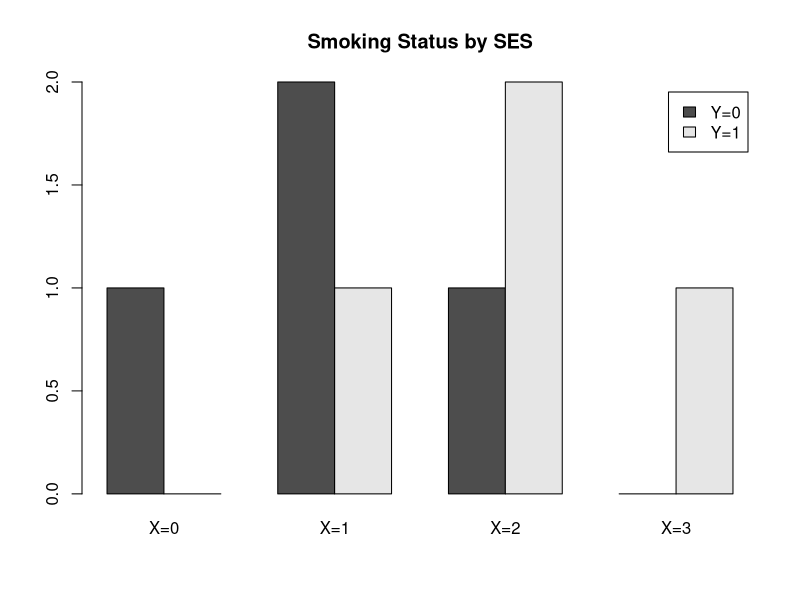
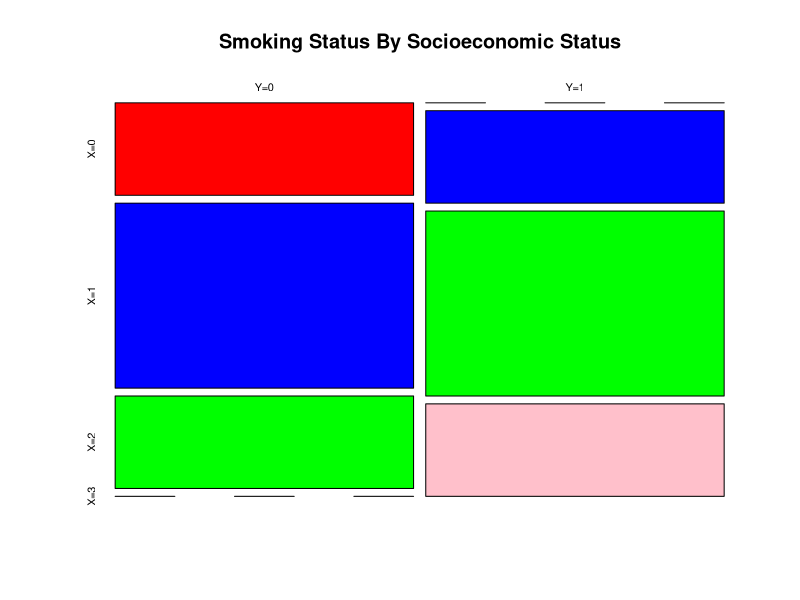
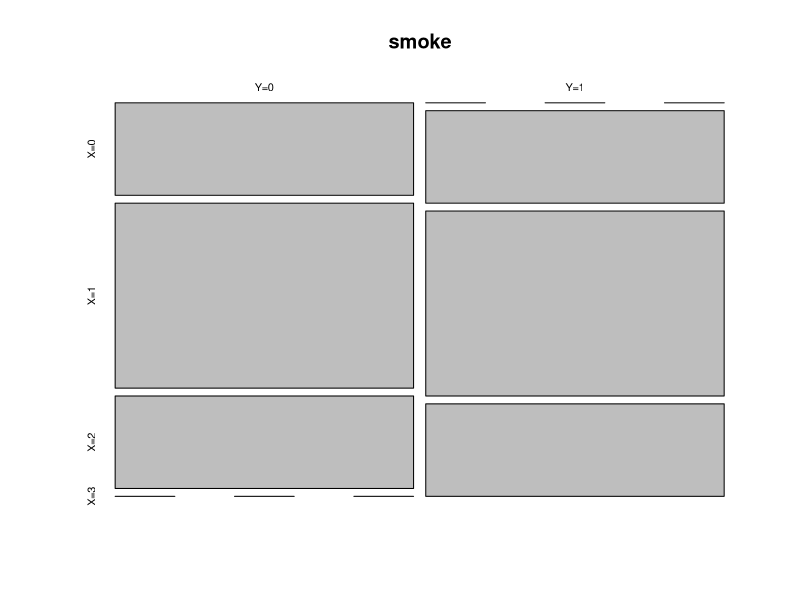
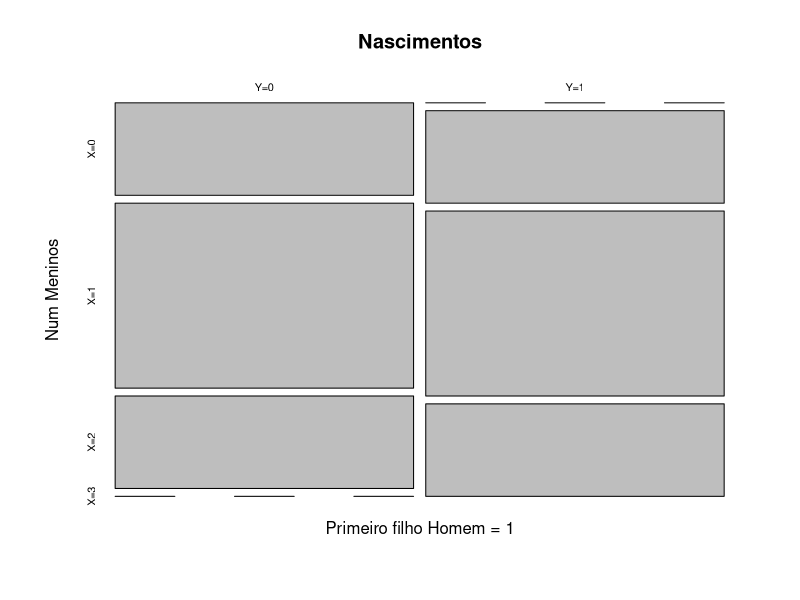
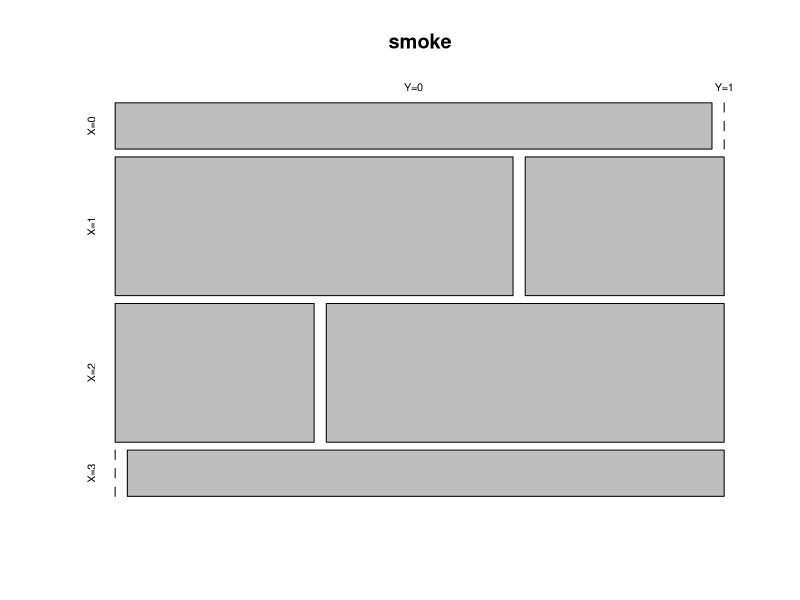
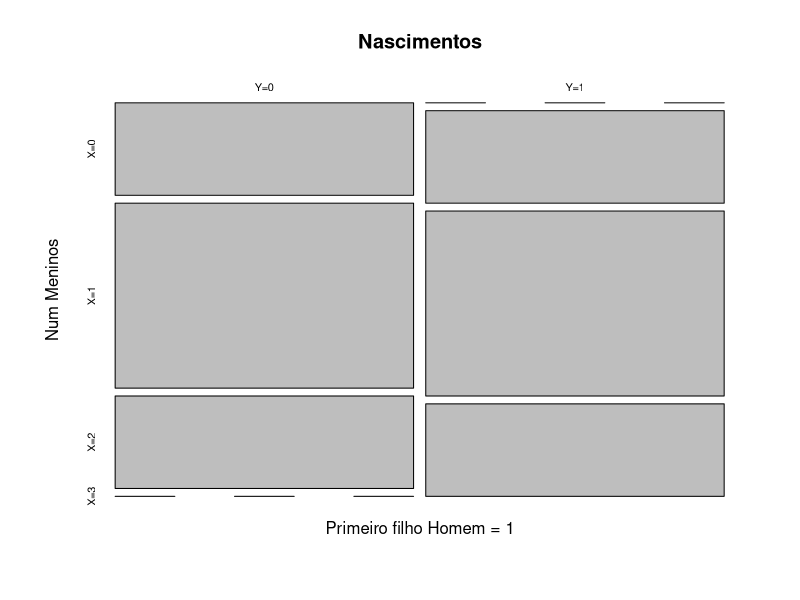
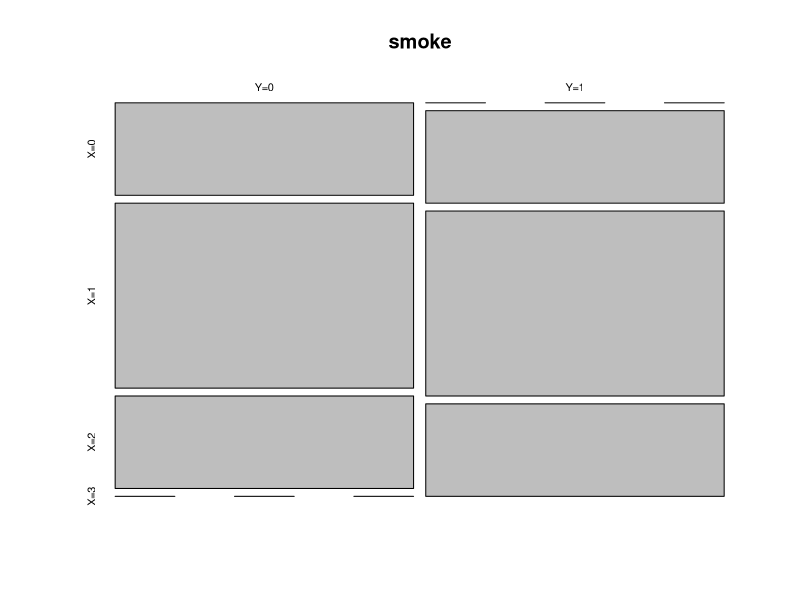

Recreate these plots in R, in order. (Note: this script raises an error after producing the figures.)
#Adaptado para o modelo da pagina 95 de Morettin, Luiz Gonzaga - Estatística Básica: probabilidade e 
#inferência| 2010 | página 65
smoke <- matrix(c(1, 2, 1, 0, 0, 1, 2, 1),ncol=4,byrow=TRUE)
smoke
colnames(smoke) <- c("X=0","X=1","X=2","X=3")
rownames(smoke) <- c("Y=0","Y=1")
smoke <- as.table(smoke)
smoke

barplot(smoke,legend=T,beside=T,main='Smoking Status by SES')
plot(smoke,main="Smoking Status By Socioeconomic Status", col=c("red", "blue", "green", "pink"))

margin.table(smoke)
margin.table(smoke,1)
margin.table(smoke,2)

smoke/margin.table(smoke)
margin.table(smoke,1)/margin.table(smoke)
margin.table(smoke,2)/margin.table(smoke)


prop.table(smoke)
prop.table(smoke,1)
prop.table(smoke,2)

summary(smoke)

expected <- as.array(margin.table(smoke,1)) %*% t(as.array(margin.table(smoke,2))) / margin.table(smoke)
expected


chi <- sum((expected - as.array(smoke))^2/expected)
chi


mosaicplot(smoke)
mosaicplot(smoke,main="Nascimentos",xlab="Primeiro filho Homem = 1",ylab="Num Meninos")
mosaicplot(smoke,sort=c(2,1))


mosaicplot(smoke,main="Nascimentos",xlab="Primeiro filho Homem = 1",ylab="Num Meninos")
mosaicplot(smoke,dir=c("v","h"))


# http://tinyheero.github.io/2016/03/20/basic-prob.html
library("ggplot2")
library("dplyr")
library("reshape2")
library("knitr")

x = c(0,1,1,1,2,2,2,3) 
y = c(0,0,0,1,0,1,1,1)
teste = cbind(x, y)
class(teste)
teste = as.data.frame(teste)
diamonds.color.cut.df <-
  teste %>%
  group_by(y, x) %>%
  summarize(n = n())

diamonds.color.cut.df %>%
  dcast(y ~ x, value.nar = "n") %>%
  kable(align = "l", format = "pandoc")

diamonds.color.cut.df %>%
  dcast(y ~ x, value.nar = "n") %>%
  kable(align = "l", format = "rst")

diamonds.color.cut.df %>%
  dcast(y ~ x, value.nar = "n") %>%
  kable(align = "l", format = "markdown")


diamonds.color.cut.prop.df <- 
  diamonds.color.cut.df %>%
  ungroup() %>%
  mutate(prop = n / sum(n))

diamonds.color.cut.prop.df %>%
  dcast(y ~ x, value.var = "prop") %>%
  kable(align = "l", format = "rst")



color.marginal.df <- 
  diamonds.color.cut.prop.df %>%
  group_by(color) %>%
  summarize(marginal = sum(prop))

cut.marginal.df <- 
  diamonds.color.cut.prop.df %>%
  group_by(x) %>%
  summarize(marginal = sum(prop))

diamonds.color.cut.prop.df %>%
  dcast(y ~ x, value.var = "prop") %>%
  left_join(color.marginal.df, by = "x") %>%
  bind_rows(
    cut.marginal.df %>%
      mutate(color = "marginal") %>%
      dcast(y ~ x, value.var = "marginal")
  ) %>%
  kable(align = "l", format = "rst")




joint.prob <- 
  diamonds.color.cut.prop.df %>%
  filter(x == "1", y == "1") %>%
  .$prop

marg.prob <- 
  cut.marginal.df %>%
  filter(x == "1") %>%
  .$marginal

cond.prob <- joint.prob / marg.prob
cond.prob



#https://rstudio-pubs-static.s3.amazonaws.com/209289_9f9ba331cccc4e8f8aabdb9273cc76af.html

p <- matrix(c(.125,0,.250,0.125,0.125,.250,0,.125),ncol=4) ## this line creates matrix p
p  
colnames(p) <- c("X=0","X=1","X=2", "X=3")
rownames(p) <- c("Y=0","Y=1")
p

test1 <- c(1,2,3,4)  ## this line creates the object called "test1"
test1  
test2 <- matrix(c(1,2,3,4), ncol=1)  ## this line creates the object called "test2"
test2
test3 <- matrix(c(1,2,3,4),ncol=2)   ## this line creates the object called "test3"
test3
test4 <- matrix(c(1,2,3,4,5,6), ncol=2)  ## this line creates the object called "test4"
test4
test5 <- matrix(c(1,2,3,4,5,6), ncol=3)  ## this line creates the object called "test5"
test5
test6 <- matrix(c(1,2,3,4,5,6,7,8,9), ncol=3)  ## this line creates the object called "test5"
test6
test7 <- matrix(c(1,2,3,4,5,6,7,8), ncol=2)  ## this line creates the object called "test5"
test7
p
p[1,1]
p[2,3]
p[2,4]
sum(p)
py <- apply(p,1,sum) ## create marginal probabilities for y  
py                   ## display these marginal probabilities
px <- apply(p,2,sum) ## create marginal probabilities for X  
px                   ## display these marginal probabilities

p[2,2]
# p(y=0)
py[1]
# p(y=1)
py[2]
# p(x=1 | y=1)
p_x1_y1 <- p[2,2]/py[2]  ## computes conditional probability P(X=5|Y=5)
p_x1_y1  
# p(x=3 | y=1)
p_x3_y1 <- p[2,4]/py[2]  ## computes conditional probability P(X=5|Y=5)
p_x3_y1  # (1/8) / (1/2) = 0.25

# p(x=0 | y=1)
p_x0_y1 <- p[2,1]/px[2]
p_x0_y1
# p(x=1 | y=1)
p_x1_y1 <- p[2,2]/px[2]
p_x1_y1
# p(x=2 | y=1)
p_x2_y1 <- p[2,3]/px[2]
p_x2_y1
# p(x=3 | y=1)
p_x3_y1 <- p[2,4]/px[2]
p_x3_y1
# p(x|y=1)
p_x_y1 <- c(p_x0_y1,p_x1_y1,p_x2_y1,p_x3_y1)
p_x_y1
sum(p_x_y1)
py[1]
py[2]

# p(x=2 | y= 0)
p_x2_y0 = p[1,3]/py[2]
p_x2_y0
# p(x=2 | y= 1)
p_x2_y1 = p[2,3]/py[2]
p_x2_y1

x<- c(0,1,2,3)
y<- c(0,1)
EX  <- sum(px*x)   ## expectation of X
EX
EX2 <- sum(px*x^2) ## expectation of X^2
EX2
# E(X | Y = 1) 
EX_Y1 <- sum(p_x_y1*x)
EX_Y1
